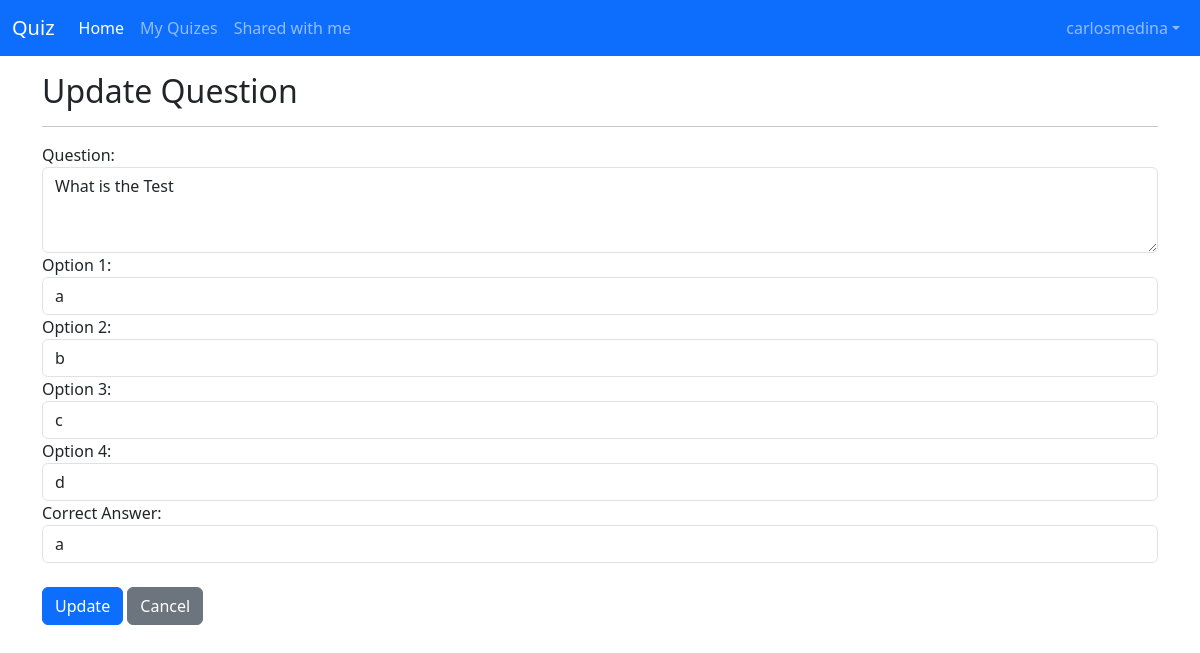
Page /update_questions/1/ (signed in) on the committed database.
### quizApp/models.py (models this page shows, shortened)
class QuizModel(models.Model):
    quiz = models.ForeignKey(Quiz, on_delete=models.CASCADE, related_name='questions')
    question = models.CharField(max_length=250)
    option1 = models.CharField(max_length=250)
    option2 = models.CharField(max_length=250)
    option3 = models.CharField(max_length=250)
    option4 = models.CharField(max_length=250)
    ans = models.CharField(max_length=250)

### quizApp/views.py (the view, shortened to what this page needs)
# urls.py: path('update_questions/<int:question_id>/',views.update_question, name="update_question"),
def update_question(request, question_id):
    question = QuizModel.objects.get(id=question_id)
    check_quiz_owner(request, question.quiz_id)
    return render(request, 'update_question.html', {'question': question})

### quizApp/views.py (called while the page is built)
def check_quiz_owner(request, quiz_id):
    quiz = Quiz.objects.get(id=quiz_id)
    if quiz.owner != request.user:
        raise PermissionDenied

### quizApp/templates/update_question.html (shortened to what this page needs)
{% extends 'base.html' %}
{% block content %}
  <div class="container mt-3">
    <h2>Update Question</h2>
    <hr>
    <form method="post">
      <div class="form-group">
        <label for="question">Question:</label>
        <textarea class="form-control" id="question" name="question" rows="3">{{ question.question }}</textarea>
      </div>
      <div class="form-group">
        <label for="option1">Option 1:</label>
        <input type="text" class="form-control" id="option1" name="option1" value="{{ question.option1 }}">
      </div>
      <div class="form-group">
        <label for="option2">Option 2:</label>
        <input type="text" class="form-control" id="option2" name="option2" value="{{ question.option2 }}">
      </div>
      <div class="form-group">
        <label for="option3">Option 3:</label>
        <input type="text" class="form-control" id="option3" name="option3" value="{{ question.option3 }}">
      </div>
      <div class="form-group">
        <label for="option4">Option 4:</label>
        <input type="text" class="form-control" id="option4" name="option4" value="{{ question.option4 }}">
      </div>
      <div class="form-group">
        <label for="ans">Correct Answer:</label>
        <input type="text" class="form-control" id="ans" name="ans" value="{{ question.ans }}">
      </div>
      <br>
      <button type="submit" class="btn btn-primary">Update</button>
      <a href="{% url 'view_quiz' question.quiz.id %}" class="btn btn-secondary">Cancel</a>
    </form>
  </div>
{% endblock %}

### quizApp/templates/base.html (shortened to what this page needs)
<html>
<head>
    <link href="https://cdn.jsdelivr.net/npm/bootstrap@5.3.0-alpha1/dist/css/bootstrap.min.css" rel="stylesheet">
</head>
<body>
<nav class="navbar navbar-expand-lg navbar-dark bg-primary">
    <div class="container-fluid">
        <a class="navbar-brand" href="#">Quiz</a>
        <div class="collapse navbar-collapse" id="navbarNav">
            <ul class="navbar-nav me-auto">
                {% if user.is_authenticated %}
                <li class="nav-item">
                    <a class="nav-link active" aria-current="page" href="{% url 'home' %}">Home</a>
                </li>
                <li class="nav-item">
                    <a class="nav-link" href="{% url 'quiz_list' %}">My Quizes</a>
                </li>
                <li class="nav-item">
                    <a class="nav-link" href="{% url 'shared_with_me' %}">Shared with me</a>
                </li>
                {% else %}
                <li class="nav-item">
                    <a class="nav-link active" aria-current="page" href="{% url 'home' %}">Home</a>
                </li>
                {% endif %}
            </ul>
            <ul class="navbar-nav ms-auto">
                {% if user.is_authenticated %}
                    <li class="nav-item dropdown">
                        <a class="nav-link dropdown-toggle" href="#" id="navbarDropdown" role="button" data-bs-toggle="dropdown" aria-expanded="false">{{ user.username }}</a>
                    </li>
                {% endif %}
            </ul>
        </div>
    </div>
</nav>
{% block content %}
{% endblock %}
</body>
</html>

### rows in the picture
QuizModel: question "What is the Test", option1 "a", option2 "b", option3 "c", option4 "d", ans "a"

### other values in the picture
{{ user.username }} "carlosmedina"
